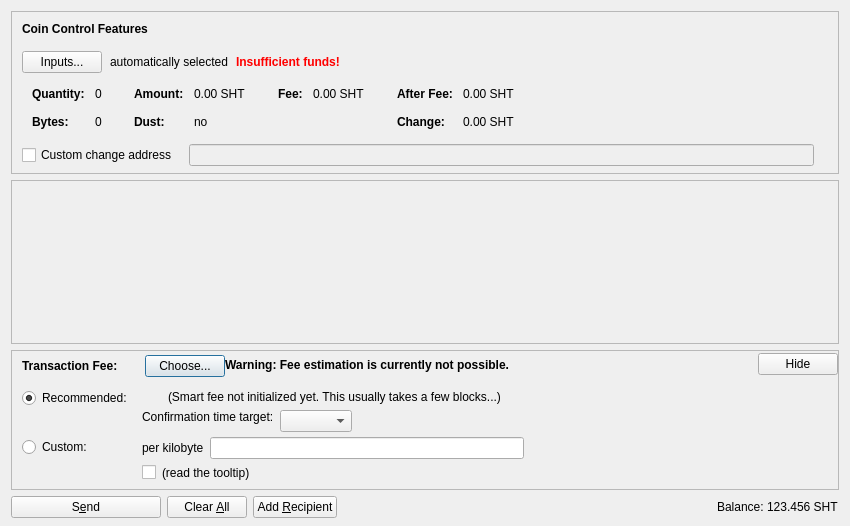
<?xml version="1.0" encoding="UTF-8"?>
<ui version="4.0">
 <class>SendCoinsDialog</class>
 <widget class="QDialog" name="SendCoinsDialog">
  <property name="geometry">
   <rect>
    <x>0</x>
    <y>0</y>
    <width>850</width>
    <height>526</height>
   </rect>
  </property>
  <property name="windowTitle">
   <string>Send Coins</string>
  </property>
  <layout class="QVBoxLayout" name="verticalLayout" stretch="0,1,0,0">
   <property name="bottomMargin">
    <number>8</number>
   </property>
   <item>
    <widget class="QFrame" name="frameCoinControl">
     <property name="sizePolicy">
      <sizepolicy hsizetype="Expanding" vsizetype="Expanding">
       <horstretch>0</horstretch>
       <verstretch>0</verstretch>
      </sizepolicy>
     </property>
     <property name="maximumSize">
      <size>
       <width>16777215</width>
       <height>16777215</height>
      </size>
     </property>
     <property name="frameShape">
      <enum>QFrame::StyledPanel</enum>
     </property>
     <property name="frameShadow">
      <enum>QFrame::Sunken</enum>
     </property>
     <layout class="QVBoxLayout" name="verticalLayoutCoinControl2">
      <property name="spacing">
       <number>0</number>
      </property>
      <property name="leftMargin">
       <number>0</number>
      </property>
      <property name="topMargin">
       <number>0</number>
      </property>
      <property name="rightMargin">
       <number>0</number>
      </property>
      <property name="bottomMargin">
       <number>6</number>
      </property>
      <item>
       <layout class="QVBoxLayout" name="verticalLayoutCoinControl" stretch="0,0,0,0,1">
        <property name="spacing">
         <number>0</number>
        </property>
        <property name="leftMargin">
         <number>10</number>
        </property>
        <property name="topMargin">
         <number>10</number>
        </property>
        <item>
         <layout class="QHBoxLayout" name="horizontalLayoutCoinControl1">
          <property name="bottomMargin">
           <number>15</number>
          </property>
          <item>
           <widget class="QLabel" name="labelCoinControlFeatures">
            <property name="sizePolicy">
             <sizepolicy hsizetype="Preferred" vsizetype="Maximum">
              <horstretch>0</horstretch>
              <verstretch>0</verstretch>
             </sizepolicy>
            </property>
            <property name="font">
             <font>
              <weight>75</weight>
              <bold>true</bold>
             </font>
            </property>
            <property name="styleSheet">
             <string notr="true">font-weight:bold;</string>
            </property>
            <property name="text">
             <string>Coin Control Features</string>
            </property>
           </widget>
          </item>
         </layout>
        </item>
        <item>
         <layout class="QHBoxLayout" name="horizontalLayoutCoinControl2" stretch="0,0,0,0">
          <property name="spacing">
           <number>8</number>
          </property>
          <property name="bottomMargin">
           <number>10</number>
          </property>
          <item>
           <widget class="QPushButton" name="pushButtonCoinControl">
            <property name="styleSheet">
             <string notr="true"/>
            </property>
            <property name="text">
             <string>Inputs...</string>
            </property>
            <property name="autoDefault">
             <bool>false</bool>
            </property>
           </widget>
          </item>
          <item>
           <widget class="QLabel" name="labelCoinControlAutomaticallySelected">
            <property name="text">
             <string>automatically selected</string>
            </property>
            <property name="margin">
             <number>5</number>
            </property>
           </widget>
          </item>
          <item>
           <widget class="QLabel" name="labelCoinControlInsuffFunds">
            <property name="font">
             <font>
              <weight>75</weight>
              <bold>true</bold>
             </font>
            </property>
            <property name="styleSheet">
             <string notr="true">color:red;font-weight:bold;</string>
            </property>
            <property name="text">
             <string>Insufficient funds!</string>
            </property>
            <property name="margin">
             <number>5</number>
            </property>
           </widget>
          </item>
          <item>
           <spacer name="horizontalSpacerCoinControl">
            <property name="orientation">
             <enum>Qt::Horizontal</enum>
            </property>
            <property name="sizeHint" stdset="0">
             <size>
              <width>40</width>
              <height>1</height>
             </size>
            </property>
           </spacer>
          </item>
         </layout>
        </item>
        <item>
         <widget class="QWidget" name="widgetCoinControl" native="true">
          <property name="sizePolicy">
           <sizepolicy hsizetype="Preferred" vsizetype="Preferred">
            <horstretch>0</horstretch>
            <verstretch>0</verstretch>
           </sizepolicy>
          </property>
          <property name="minimumSize">
           <size>
            <width>0</width>
            <height>0</height>
           </size>
          </property>
          <property name="styleSheet">
           <string notr="true"/>
          </property>
          <layout class="QHBoxLayout" name="horizontalLayoutCoinControl5">
           <property name="leftMargin">
            <number>0</number>
           </property>
           <property name="topMargin">
            <number>0</number>
           </property>
           <property name="rightMargin">
            <number>0</number>
           </property>
           <property name="bottomMargin">
            <number>0</number>
           </property>
           <item>
            <layout class="QHBoxLayout" name="horizontalLayoutCoinControl3" stretch="0,0,0,1">
             <property name="spacing">
              <number>20</number>
             </property>
             <property name="topMargin">
              <number>0</number>
             </property>
             <property name="bottomMargin">
              <number>10</number>
             </property>
             <item>
              <layout class="QFormLayout" name="formLayoutCoinControl1">
               <property name="horizontalSpacing">
                <number>10</number>
               </property>
               <property name="verticalSpacing">
                <number>14</number>
               </property>
               <property name="leftMargin">
                <number>10</number>
               </property>
               <property name="topMargin">
                <number>4</number>
               </property>
               <property name="rightMargin">
                <number>6</number>
               </property>
               <item row="0" column="0">
                <widget class="QLabel" name="labelCoinControlQuantityText">
                 <property name="font">
                  <font>
                   <weight>75</weight>
                   <bold>true</bold>
                  </font>
                 </property>
                 <property name="text">
                  <string>Quantity:</string>
                 </property>
                 <property name="margin">
                  <number>0</number>
                 </property>
                </widget>
               </item>
               <item row="0" column="1">
                <widget class="QLabel" name="labelCoinControlQuantity">
                 <property name="cursor">
                  <cursorShape>IBeamCursor</cursorShape>
                 </property>
                 <property name="contextMenuPolicy">
                  <enum>Qt::ActionsContextMenu</enum>
                 </property>
                 <property name="text">
                  <string notr="true">0</string>
                 </property>
                 <property name="margin">
                  <number>0</number>
                 </property>
                 <property name="textInteractionFlags">
                  <set>Qt::LinksAccessibleByMouse|Qt::TextSelectableByKeyboard|Qt::TextSelectableByMouse</set>
                 </property>
                </widget>
               </item>
               <item row="1" column="0">
                <widget class="QLabel" name="labelCoinControlBytesText">
                 <property name="font">
                  <font>
                   <weight>75</weight>
                   <bold>true</bold>
                  </font>
                 </property>
                 <property name="text">
                  <string>Bytes:</string>
                 </property>
                </widget>
               </item>
               <item row="1" column="1">
                <widget class="QLabel" name="labelCoinControlBytes">
                 <property name="cursor">
                  <cursorShape>IBeamCursor</cursorShape>
                 </property>
                 <property name="contextMenuPolicy">
                  <enum>Qt::ActionsContextMenu</enum>
                 </property>
                 <property name="text">
                  <string notr="true">0</string>
                 </property>
                 <property name="textInteractionFlags">
                  <set>Qt::LinksAccessibleByMouse|Qt::TextSelectableByKeyboard|Qt::TextSelectableByMouse</set>
                 </property>
                </widget>
               </item>
              </layout>
             </item>
             <item>
              <layout class="QFormLayout" name="formLayoutCoinControl2">
               <property name="horizontalSpacing">
                <number>10</number>
               </property>
               <property name="verticalSpacing">
                <number>14</number>
               </property>
               <property name="leftMargin">
                <number>6</number>
               </property>
               <property name="topMargin">
                <number>4</number>
               </property>
               <property name="rightMargin">
                <number>6</number>
               </property>
               <item row="0" column="0">
                <widget class="QLabel" name="labelCoinControlAmountText">
                 <property name="font">
                  <font>
                   <weight>75</weight>
                   <bold>true</bold>
                  </font>
                 </property>
                 <property name="text">
                  <string>Amount:</string>
                 </property>
                 <property name="margin">
                  <number>0</number>
                 </property>
                </widget>
               </item>
               <item row="0" column="1">
                <widget class="QLabel" name="labelCoinControlAmount">
                 <property name="cursor">
                  <cursorShape>IBeamCursor</cursorShape>
                 </property>
                 <property name="contextMenuPolicy">
                  <enum>Qt::ActionsContextMenu</enum>
                 </property>
                 <property name="text">
                  <string notr="true">0.00 SHT</string>
                 </property>
                 <property name="textInteractionFlags">
                  <set>Qt::LinksAccessibleByMouse|Qt::TextSelectableByKeyboard|Qt::TextSelectableByMouse</set>
                 </property>
                </widget>
               </item>
               <item row="1" column="0">
                <widget class="QLabel" name="labelCoinControlLowOutputText">
                 <property name="font">
                  <font>
                   <weight>75</weight>
                   <bold>true</bold>
                  </font>
                 </property>
                 <property name="text">
                  <string>Dust:</string>
                 </property>
                </widget>
               </item>
               <item row="1" column="1">
                <widget class="QLabel" name="labelCoinControlLowOutput">
                 <property name="cursor">
                  <cursorShape>IBeamCursor</cursorShape>
                 </property>
                 <property name="contextMenuPolicy">
                  <enum>Qt::ActionsContextMenu</enum>
                 </property>
                 <property name="text">
                  <string notr="true">no</string>
                 </property>
                 <property name="textInteractionFlags">
                  <set>Qt::LinksAccessibleByMouse|Qt::TextSelectableByKeyboard|Qt::TextSelectableByMouse</set>
                 </property>
                </widget>
               </item>
              </layout>
             </item>
             <item>
              <layout class="QFormLayout" name="formLayoutCoinControl3">
               <property name="horizontalSpacing">
                <number>10</number>
               </property>
               <property name="verticalSpacing">
                <number>14</number>
               </property>
               <property name="leftMargin">
                <number>6</number>
               </property>
               <property name="topMargin">
                <number>4</number>
               </property>
               <property name="rightMargin">
                <number>6</number>
               </property>
               <item row="0" column="0">
                <widget class="QLabel" name="labelCoinControlFeeText">
                 <property name="font">
                  <font>
                   <weight>75</weight>
                   <bold>true</bold>
                  </font>
                 </property>
                 <property name="text">
                  <string>Fee:</string>
                 </property>
                 <property name="margin">
                  <number>0</number>
                 </property>
                </widget>
               </item>
               <item row="0" column="1">
                <widget class="QLabel" name="labelCoinControlFee">
                 <property name="cursor">
                  <cursorShape>IBeamCursor</cursorShape>
                 </property>
                 <property name="contextMenuPolicy">
                  <enum>Qt::ActionsContextMenu</enum>
                 </property>
                 <property name="text">
                  <string notr="true">0.00 SHT</string>
                 </property>
                 <property name="textInteractionFlags">
                  <set>Qt::LinksAccessibleByMouse|Qt::TextSelectableByKeyboard|Qt::TextSelectableByMouse</set>
                 </property>
                </widget>
               </item>
              </layout>
             </item>
             <item>
              <layout class="QFormLayout" name="formLayoutCoinControl4">
               <property name="horizontalSpacing">
                <number>10</number>
               </property>
               <property name="verticalSpacing">
                <number>14</number>
               </property>
               <property name="leftMargin">
                <number>6</number>
               </property>
               <property name="topMargin">
                <number>4</number>
               </property>
               <property name="rightMargin">
                <number>6</number>
               </property>
               <item row="0" column="0">
                <widget class="QLabel" name="labelCoinControlAfterFeeText">
                 <property name="font">
                  <font>
                   <weight>75</weight>
                   <bold>true</bold>
                  </font>
                 </property>
                 <property name="text">
                  <string>After Fee:</string>
                 </property>
                 <property name="margin">
                  <number>0</number>
                 </property>
                </widget>
               </item>
               <item row="0" column="1">
                <widget class="QLabel" name="labelCoinControlAfterFee">
                 <property name="cursor">
                  <cursorShape>IBeamCursor</cursorShape>
                 </property>
                 <property name="contextMenuPolicy">
                  <enum>Qt::ActionsContextMenu</enum>
                 </property>
                 <property name="text">
                  <string notr="true">0.00 SHT</string>
                 </property>
                 <property name="textInteractionFlags">
                  <set>Qt::LinksAccessibleByMouse|Qt::TextSelectableByKeyboard|Qt::TextSelectableByMouse</set>
                 </property>
                </widget>
               </item>
               <item row="1" column="0">
                <widget class="QLabel" name="labelCoinControlChangeText">
                 <property name="font">
                  <font>
                   <weight>75</weight>
                   <bold>true</bold>
                  </font>
                 </property>
                 <property name="text">
                  <string>Change:</string>
                 </property>
                </widget>
               </item>
               <item row="1" column="1">
                <widget class="QLabel" name="labelCoinControlChange">
                 <property name="cursor">
                  <cursorShape>IBeamCursor</cursorShape>
                 </property>
                 <property name="contextMenuPolicy">
                  <enum>Qt::ActionsContextMenu</enum>
                 </property>
                 <property name="text">
                  <string notr="true">0.00 SHT</string>
                 </property>
                 <property name="textInteractionFlags">
                  <set>Qt::LinksAccessibleByMouse|Qt::TextSelectableByKeyboard|Qt::TextSelectableByMouse</set>
                 </property>
                </widget>
               </item>
              </layout>
             </item>
            </layout>
           </item>
          </layout>
         </widget>
        </item>
        <item>
         <layout class="QHBoxLayout" name="horizontalLayoutCoinControl4" stretch="0,0,0">
          <property name="spacing">
           <number>12</number>
          </property>
          <property name="sizeConstraint">
           <enum>QLayout::SetDefaultConstraint</enum>
          </property>
          <property name="topMargin">
           <number>5</number>
          </property>
          <property name="rightMargin">
           <number>5</number>
          </property>
          <item>
           <widget class="QCheckBox" name="checkBoxCoinControlChange">
            <property name="toolTip">
             <string>If this is activated, but the change address is empty or invalid, change will be sent to a newly generated address.</string>
            </property>
            <property name="text">
             <string>Custom change address</string>
            </property>
           </widget>
          </item>
          <item>
           <widget class="QValidatedLineEdit" name="lineEditCoinControlChange">
            <property name="enabled">
             <bool>false</bool>
            </property>
            <property name="sizePolicy">
             <sizepolicy hsizetype="Expanding" vsizetype="Fixed">
              <horstretch>0</horstretch>
              <verstretch>0</verstretch>
             </sizepolicy>
            </property>
           </widget>
          </item>
          <item>
           <widget class="QLabel" name="labelCoinControlChangeLabel">
            <property name="sizePolicy">
             <sizepolicy hsizetype="Preferred" vsizetype="Expanding">
              <horstretch>0</horstretch>
              <verstretch>0</verstretch>
             </sizepolicy>
            </property>
            <property name="minimumSize">
             <size>
              <width>0</width>
              <height>0</height>
             </size>
            </property>
            <property name="text">
             <string/>
            </property>
            <property name="margin">
             <number>3</number>
            </property>
           </widget>
          </item>
         </layout>
        </item>
        <item>
         <spacer name="verticalSpacerCoinControl">
          <property name="orientation">
           <enum>Qt::Vertical</enum>
          </property>
          <property name="sizeHint" stdset="0">
           <size>
            <width>800</width>
            <height>1</height>
           </size>
          </property>
         </spacer>
        </item>
       </layout>
      </item>
     </layout>
    </widget>
   </item>
   <item>
    <widget class="QScrollArea" name="scrollArea">
     <property name="widgetResizable">
      <bool>true</bool>
     </property>
     <widget class="QWidget" name="scrollAreaWidgetContents">
      <property name="geometry">
       <rect>
        <x>0</x>
        <y>0</y>
        <width>830</width>
        <height>104</height>
       </rect>
      </property>
      <layout class="QVBoxLayout" name="verticalLayout_2" stretch="0,1">
       <property name="leftMargin">
        <number>0</number>
       </property>
       <property name="topMargin">
        <number>0</number>
       </property>
       <property name="rightMargin">
        <number>0</number>
       </property>
       <property name="bottomMargin">
        <number>0</number>
       </property>
       <item>
        <layout class="QVBoxLayout" name="entries">
         <property name="spacing">
          <number>6</number>
         </property>
        </layout>
       </item>
       <item>
        <spacer name="verticalSpacer">
         <property name="orientation">
          <enum>Qt::Vertical</enum>
         </property>
         <property name="sizeHint" stdset="0">
          <size>
           <width>20</width>
           <height>40</height>
          </size>
         </property>
        </spacer>
       </item>
      </layout>
     </widget>
    </widget>
   </item>
   <item>
    <widget class="QFrame" name="frameFee">
     <property name="sizePolicy">
      <sizepolicy hsizetype="Expanding" vsizetype="Expanding">
       <horstretch>0</horstretch>
       <verstretch>0</verstretch>
      </sizepolicy>
     </property>
     <property name="maximumSize">
      <size>
       <width>16777215</width>
       <height>16777215</height>
      </size>
     </property>
     <property name="frameShape">
      <enum>QFrame::StyledPanel</enum>
     </property>
     <property name="frameShadow">
      <enum>QFrame::Sunken</enum>
     </property>
     <layout class="QVBoxLayout" name="verticalLayoutFee1">
      <property name="spacing">
       <number>0</number>
      </property>
      <property name="leftMargin">
       <number>0</number>
      </property>
      <property name="topMargin">
       <number>0</number>
      </property>
      <property name="rightMargin">
       <number>0</number>
      </property>
      <property name="bottomMargin">
       <number>0</number>
      </property>
      <item>
       <layout class="QVBoxLayout" name="verticalLayoutFee2" stretch="0,0,0">
        <property name="spacing">
         <number>0</number>
        </property>
        <property name="leftMargin">
         <number>10</number>
        </property>
        <property name="topMargin">
         <number>0</number>
        </property>
        <item>
         <layout class="QHBoxLayout" name="horizontalLayoutFee1">
          <property name="bottomMargin">
           <number>0</number>
          </property>
          <item>
           <layout class="QVBoxLayout" name="verticalLayoutFee7">
            <property name="spacing">
             <number>0</number>
            </property>
            <item>
             <spacer name="verticalSpacerSmartFee">
              <property name="orientation">
               <enum>Qt::Vertical</enum>
              </property>
              <property name="sizeType">
               <enum>QSizePolicy::Fixed</enum>
              </property>
              <property name="sizeHint" stdset="0">
               <size>
                <width>1</width>
                <height>4</height>
               </size>
              </property>
             </spacer>
            </item>
            <item>
             <layout class="QHBoxLayout" name="horizontalLayoutSmartFee">
              <property name="spacing">
               <number>10</number>
              </property>
              <item>
               <widget class="QLabel" name="labelFeeHeadline">
                <property name="sizePolicy">
                 <sizepolicy hsizetype="Preferred" vsizetype="Maximum">
                  <horstretch>0</horstretch>
                  <verstretch>0</verstretch>
                 </sizepolicy>
                </property>
                <property name="font">
                 <font>
                  <weight>75</weight>
                  <bold>true</bold>
                 </font>
                </property>
                <property name="styleSheet">
                 <string notr="true">font-weight:bold;</string>
                </property>
                <property name="text">
                 <string>Transaction Fee:</string>
                </property>
               </widget>
              </item>
              <item>
               <widget class="QLabel" name="labelFeeMinimized">
                <property name="text">
                 <string/>
                </property>
               </widget>
              </item>
              <item>
               <widget class="QPushButton" name="buttonChooseFee">
                <property name="text">
                 <string>Choose...</string>
                </property>
               </widget>
              </item>
             </layout>
            </item>
            <item>
             <spacer name="verticalSpacer_5">
              <property name="orientation">
               <enum>Qt::Vertical</enum>
              </property>
              <property name="sizeHint" stdset="0">
               <size>
                <width>1</width>
                <height>1</height>
               </size>
              </property>
             </spacer>
            </item>
           </layout>
          </item>
          <item>
           <widget class="QLabel" name="fallbackFeeWarningLabel">
            <property name="toolTip">
             <string>Using the fallbackfee can result in sending a transaction that will take several hours or days (or never) to confirm. Consider choosing your fee manually or wait until you have validated the complete chain.</string>
            </property>
            <property name="font">
            <font>
                <weight>75</weight>
                <bold>true</bold>
            </font>
            </property>
            <property name="text">
             <string>Warning: Fee estimation is currently not possible.</string>
            </property>
            <property name="wordWrap">
             <bool>false</bool>
            </property>
           </widget>
          </item>
          <item>
           <spacer name="horizontalSpacer_4">
            <property name="orientation">
             <enum>Qt::Horizontal</enum>
            </property>
            <property name="sizeType">
             <enum>QSizePolicy::MinimumExpanding</enum>
            </property>
            <property name="sizeHint" stdset="0">
             <size>
              <width>40</width>
              <height>20</height>
             </size>
            </property>
           </spacer>
          </item>
          <item>
           <widget class="QPushButton" name="buttonMinimizeFee">
            <property name="toolTip">
             <string>collapse fee-settings</string>
            </property>
            <property name="text">
             <string>Hide</string>
            </property>
           </widget>
          </item>
         </layout>
        </item>
        <item>
         <widget class="QFrame" name="frameFeeSelection">
          <layout class="QVBoxLayout" name="verticalLayoutFee12">
           <property name="spacing">
            <number>0</number>
           </property>
           <property name="leftMargin">
            <number>0</number>
           </property>
           <property name="topMargin">
            <number>0</number>
           </property>
           <property name="rightMargin">
            <number>0</number>
           </property>
           <property name="bottomMargin">
            <number>0</number>
           </property>
           <item>
            <layout class="QGridLayout" name="gridLayoutFee">
             <property name="topMargin">
              <number>10</number>
             </property>
             <property name="bottomMargin">
              <number>4</number>
             </property>
             <property name="horizontalSpacing">
              <number>10</number>
             </property>
             <property name="verticalSpacing">
              <number>4</number>
             </property>
             <item row="1" column="1">
              <layout class="QVBoxLayout" name="verticalLayoutFee8">
               <property name="spacing">
                <number>6</number>
               </property>
               <item>
                <layout class="QHBoxLayout" name="horizontalLayoutFee13">
                 <item>
                  <widget class="QLabel" name="labelCustomPerKilobyte">
                   <property name="toolTip">
                    <string>If the custom fee is set to 1000 satoshis and the transaction is only 250 bytes, then &quot;per kilobyte&quot; only pays 250 satoshis in fee, while &quot;total at least&quot; pays 1000 satoshis. For transactions bigger than a kilobyte both pay by kilobyte.</string>
                   </property>
                   <property name="text">
                    <string>per kilobyte</string>
                   </property>
                  </widget>
                 </item>
                 <item>
                  <widget class="BitcoinAmountField" name="customFee"/>
                 </item>
                 <item>
                  <spacer name="horizontalSpacer_6">
                   <property name="orientation">
                    <enum>Qt::Horizontal</enum>
                   </property>
                   <property name="sizeHint" stdset="0">
                    <size>
                     <width>1</width>
                     <height>1</height>
                    </size>
                   </property>
                  </spacer>
                 </item>
                </layout>
               </item>
               <item>
                <layout class="QHBoxLayout" name="horizontalLayoutFee8">
                 <item>
                  <widget class="QCheckBox" name="checkBoxMinimumFee">
                   <property name="toolTip">
                    <string>Paying only the minimum fee is just fine as long as there is less transaction volume than space in the blocks. But be aware that this can end up in a never confirming transaction once there is more demand for shtcoin transactions than the network can process.</string>
                   </property>
                   <property name="text">
                    <string/>
                   </property>
                  </widget>
                 </item>
                 <item>
                  <widget class="QLabel" name="labelMinFeeWarning">
                   <property name="enabled">
                    <bool>true</bool>
                   </property>
                   <property name="toolTip">
                    <string>Paying only the minimum fee is just fine as long as there is less transaction volume than space in the blocks. But be aware that this can end up in a never confirming transaction once there is more demand for shtcoin transactions than the network can process.</string>
                   </property>
                   <property name="text">
                    <string>(read the tooltip)</string>
                   </property>
                   <property name="margin">
                    <number>5</number>
                   </property>
                  </widget>
                 </item>
                 <item>
                  <spacer name="horizontalSpacer_2">
                   <property name="orientation">
                    <enum>Qt::Horizontal</enum>
                   </property>
                   <property name="sizeHint" stdset="0">
                    <size>
                     <width>1</width>
                     <height>1</height>
                    </size>
                   </property>
                  </spacer>
                 </item>
                </layout>
               </item>
              </layout>
             </item>
             <item row="0" column="0">
              <layout class="QVBoxLayout" name="verticalLayoutFee4" stretch="0,1">
               <item>
                <widget class="QRadioButton" name="radioSmartFee">
                 <property name="text">
                  <string>Recommended:</string>
                 </property>
                 <property name="checked">
                  <bool>true</bool>
                 </property>
                 <attribute name="buttonGroup">
                  <string notr="true">groupFee</string>
                 </attribute>
                </widget>
               </item>
               <item>
                <spacer name="verticalSpacer_2">
                 <property name="orientation">
                  <enum>Qt::Vertical</enum>
                 </property>
                 <property name="sizeHint" stdset="0">
                  <size>
                   <width>1</width>
                   <height>1</height>
                  </size>
                 </property>
                </spacer>
               </item>
              </layout>
             </item>
             <item row="1" column="0">
              <layout class="QVBoxLayout" name="verticalLayoutFee9" stretch="0,1">
               <item>
                <widget class="QRadioButton" name="radioCustomFee">
                 <property name="text">
                  <string>Custom:</string>
                 </property>
                 <attribute name="buttonGroup">
                  <string notr="true">groupFee</string>
                 </attribute>
                </widget>
               </item>
               <item>
                <spacer name="verticalSpacer_6">
                 <property name="orientation">
                  <enum>Qt::Vertical</enum>
                 </property>
                 <property name="sizeHint" stdset="0">
                  <size>
                   <width>1</width>
                   <height>1</height>
                  </size>
                 </property>
                </spacer>
               </item>
              </layout>
             </item>
             <item row="0" column="1">
              <layout class="QVBoxLayout" name="verticalLayoutFee3" stretch="0,0,1">
               <property name="spacing">
                <number>6</number>
               </property>
               <property name="topMargin">
                <number>2</number>
               </property>
               <item>
                <layout class="QHBoxLayout" name="horizontalLayoutFee12">
                 <item>
                  <widget class="QLabel" name="labelSmartFee">
                   <property name="text">
                    <string/>
                   </property>
                   <property name="margin">
                    <number>2</number>
                   </property>
                  </widget>
                 </item>
                 <item>
                  <widget class="QLabel" name="labelFeeEstimation">
                   <property name="text">
                    <string/>
                   </property>
                  </widget>
                 </item>
                 <item>
                  <widget class="QLabel" name="labelSmartFee2">
                   <property name="text">
                    <string>(Smart fee not initialized yet. This usually takes a few blocks...)</string>
                   </property>
                   <property name="margin">
                    <number>2</number>
                   </property>
                  </widget>
                 </item>
                 <item>
                  <spacer name="horizontalSpacer_5">
                   <property name="orientation">
                    <enum>Qt::Horizontal</enum>
                   </property>
                   <property name="sizeHint" stdset="0">
                    <size>
                     <width>1</width>
                     <height>1</height>
                    </size>
                   </property>
                  </spacer>
                 </item>
                </layout>
               </item>
               <item>
                <layout class="QHBoxLayout" name="horizontalLayoutFee9">
                 <item>
                  <layout class="QVBoxLayout" name="verticalLayoutFee6">
                   <item>
                    <widget class="QLabel" name="labelSmartFee3">
                     <property name="text">
                      <string>Confirmation time target:</string>
                     </property>
                     <property name="margin">
                      <number>2</number>
                     </property>
                    </widget>
                   </item>
                   <item>
                    <spacer name="verticalSpacer_3">
                     <property name="orientation">
                      <enum>Qt::Vertical</enum>
                     </property>
                     <property name="sizeHint" stdset="0">
                      <size>
                       <width>1</width>
                       <height>1</height>
                      </size>
                     </property>
                    </spacer>
                   </item>
                  </layout>
                 </item>
                 <item>
                  <layout class="QVBoxLayout" name="verticalLayoutFee5">
                   <property name="rightMargin">
                    <number>30</number>
                   </property>
                   <item>
                    <layout class="QHBoxLayout" name="horizontalLayoutConfTarget">
                     <property name="bottomMargin">
                      <number>0</number>
                     </property>
                     <item>
                      <widget class="QComboBox" name="confTargetSelector"/>
                     </item>
                     <item>
                      <spacer name="horizontalSpacerConfTarget">
                       <property name="orientation">
                        <enum>Qt::Horizontal</enum>
                       </property>
                       <property name="sizeHint" stdset="0">
                        <size>
                         <width>40</width>
                         <height>20</height>
                        </size>
                       </property>
                      </spacer>
                     </item>
                    </layout>
                   </item>
                  </layout>
                 </item>
                </layout>
               </item>
               <item>
                <spacer name="verticalSpacer_4">
                 <property name="orientation">
                  <enum>Qt::Vertical</enum>
                 </property>
                 <property name="sizeHint" stdset="0">
                  <size>
                   <width>1</width>
                   <height>1</height>
                  </size>
                 </property>
                </spacer>
               </item>
              </layout>
             </item>
            </layout>
           </item>
          </layout>
         </widget>
        </item>
        <item>
         <spacer name="verticalSpacerFee">
          <property name="orientation">
           <enum>Qt::Vertical</enum>
          </property>
          <property name="sizeHint" stdset="0">
           <size>
            <width>40</width>
            <height>5</height>
           </size>
          </property>
         </spacer>
        </item>
       </layout>
      </item>
     </layout>
    </widget>
   </item>
   <item>
    <layout class="QHBoxLayout" name="horizontalLayout">
     <item>
      <widget class="QPushButton" name="sendButton">
       <property name="minimumSize">
        <size>
         <width>150</width>
         <height>0</height>
        </size>
       </property>
       <property name="toolTip">
        <string>Confirm the send action</string>
       </property>
       <property name="text">
        <string>S&amp;end</string>
       </property>
       <property name="icon">
        <iconset resource="../bitcoin.qrc">
         <normaloff>:/icons/send</normaloff>:/icons/send</iconset>
       </property>
       <property name="autoDefault">
        <bool>false</bool>
       </property>
       <property name="default">
        <bool>false</bool>
       </property>
      </widget>
     </item>
     <item>
      <widget class="QPushButton" name="clearButton">
       <property name="sizePolicy">
        <sizepolicy hsizetype="Minimum" vsizetype="Fixed">
         <horstretch>0</horstretch>
         <verstretch>0</verstretch>
        </sizepolicy>
       </property>
       <property name="toolTip">
        <string>Clear all fields of the form.</string>
       </property>
       <property name="text">
        <string>Clear &amp;All</string>
       </property>
       <property name="icon">
        <iconset resource="../bitcoin.qrc">
         <normaloff>:/icons/remove</normaloff>:/icons/remove</iconset>
       </property>
       <property name="autoDefault">
        <bool>false</bool>
       </property>
      </widget>
     </item>
     <item>
      <widget class="QPushButton" name="addButton">
       <property name="toolTip">
        <string>Send to multiple recipients at once</string>
       </property>
       <property name="text">
        <string>Add &amp;Recipient</string>
       </property>
       <property name="icon">
        <iconset resource="../bitcoin.qrc">
         <normaloff>:/icons/add</normaloff>:/icons/add</iconset>
       </property>
       <property name="autoDefault">
        <bool>false</bool>
       </property>
      </widget>
     </item>
     <item>
      <spacer name="horizontalSpacer">
       <property name="orientation">
        <enum>Qt::Horizontal</enum>
       </property>
       <property name="sizeHint" stdset="0">
        <size>
         <width>40</width>
         <height>20</height>
        </size>
       </property>
      </spacer>
     </item>
     <item>
      <layout class="QHBoxLayout" name="horizontalLayout_2">
       <property name="spacing">
        <number>3</number>
       </property>
       <item>
        <widget class="QLabel" name="label">
         <property name="sizePolicy">
          <sizepolicy hsizetype="Preferred" vsizetype="Fixed">
           <horstretch>0</horstretch>
           <verstretch>0</verstretch>
          </sizepolicy>
         </property>
         <property name="text">
          <string>Balance:</string>
         </property>
        </widget>
       </item>
       <item>
        <widget class="QLabel" name="labelBalance">
         <property name="sizePolicy">
          <sizepolicy hsizetype="Preferred" vsizetype="Fixed">
           <horstretch>0</horstretch>
           <verstretch>0</verstretch>
          </sizepolicy>
         </property>
         <property name="cursor">
          <cursorShape>IBeamCursor</cursorShape>
         </property>
         <property name="text">
          <string notr="true">123.456 SHT</string>
         </property>
         <property name="textInteractionFlags">
          <set>Qt::LinksAccessibleByMouse|Qt::TextSelectableByKeyboard|Qt::TextSelectableByMouse</set>
         </property>
        </widget>
       </item>
      </layout>
     </item>
    </layout>
   </item>
  </layout>
 </widget>
 <customwidgets>
  <customwidget>
   <class>QValidatedLineEdit</class>
   <extends>QLineEdit</extends>
   <header>qt/qvalidatedlineedit.h</header>
  </customwidget>
  <customwidget>
   <class>BitcoinAmountField</class>
   <extends>QLineEdit</extends>
   <header>qt/bitcoinamountfield.h</header>
   <container>1</container>
  </customwidget>
 </customwidgets>
 <resources>
  <include location="../bitcoin.qrc"/>
 </resources>
 <connections/>
 <buttongroups>
  <buttongroup name="groupFee"/>
 </buttongroups>
</ui>
